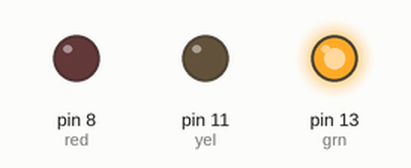
A sketch run on a simulated Arduino Uno, built with avr-gcc and run on an emulated ATmega328P. Shown: output pins drawn as LEDs (lit = HIGH).

Above: at 3.1 s.
At 9.87 s:
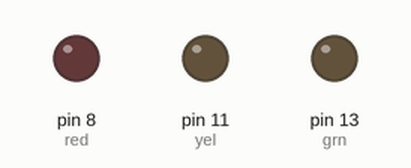
At 20.0 s:
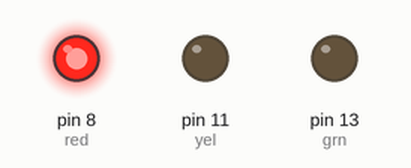
At 27.5 s:
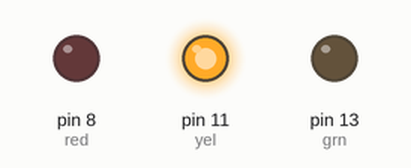
Timing chart, 0 to 39.0 s (numbered marks = the images above):
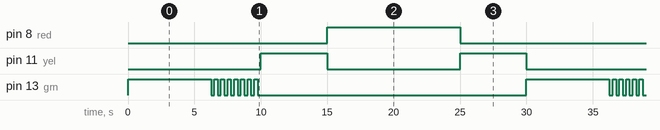

Measured:
- by itself, pin 8 (red): alternates HIGH for 10.0 s and LOW for 20.0 s
- by itself, pin 11 (yel): alternates HIGH for 5.0 s and LOW for 10.0 s
- by itself, pin 13 (grn): repeats every 30.0 s: 7 × (LOW 0.25 s, HIGH 0.25 s), LOW 20.3 s, HIGH 6.3 s

The sketch:

sketch_sep23a.ino
```cpp
int red=8;
int yel=11;
int grn=13;
void setup() {
   pinMode (red, OUTPUT);
   pinMode (yel, OUTPUT);
   pinMode (grn, OUTPUT);
}

void loop() {
  digitalWrite(grn, HIGH);
  delay(6000);
  for(int i=8; i != 0; i--){
    digitalWrite(grn, HIGH);
    delay(250);
    digitalWrite(grn, LOW);
    delay(250);
  }
  digitalWrite(grn,LOW);
  digitalWrite(yel, HIGH);
  delay(5000);
  digitalWrite(yel,LOW);
  digitalWrite(red,HIGH);
  delay(10000);
  digitalWrite(red,LOW);
  digitalWrite(yel, HIGH);
  delay(5000);
  digitalWrite(yel,LOW);
}
```
